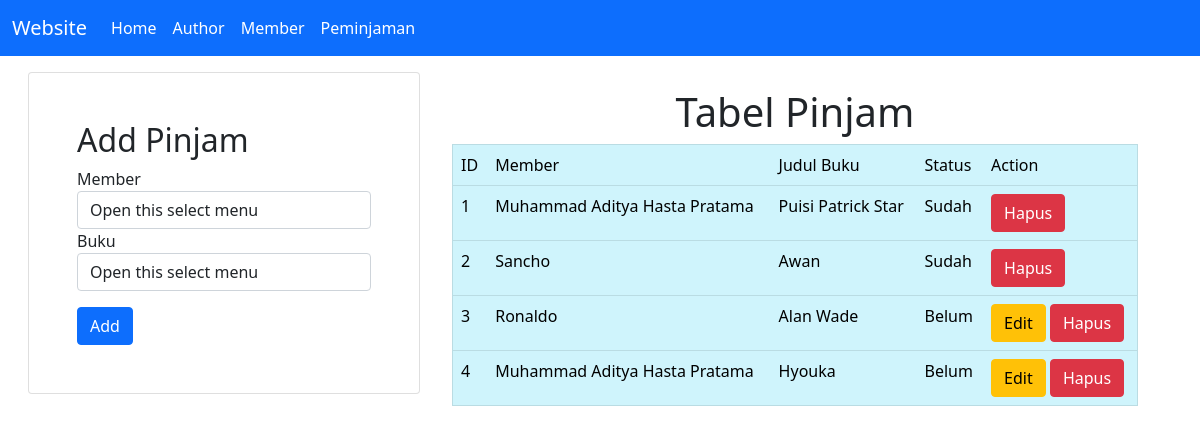
/pinjam.php, run on the app's committed database.
### tables this page shows
CREATE TABLE `pinjam`  (
  `id_pinjam` int NOT NULL AUTO_INCREMENT,
  `member_pinjam` varchar(50) NOT NULL,
  `buku_pinjam` int NOT NULL,
  `status_kembali` varchar(255) NOT NULL,
  PRIMARY KEY (`id_pinjam`) USING BTREE,
  INDEX `judul_buku`(`buku_pinjam` ASC) USING BTREE,
  INDEX `nama_member`(`member_pinjam` ASC) USING BTREE,
  CONSTRAINT `judul_buku` FOREIGN KEY (`buku_pinjam`) REFERENCES `buku` (`id_buku`) ON DELETE RESTRICT ON UPDATE RESTRICT,
  CONSTRAINT `nama_member` FOREIGN KEY (`member_pinjam`) REFERENCES `member` (`nim`) ON DELETE RESTRICT ON UPDATE RESTRICT
);

CREATE TABLE `member`  (
  `nim` varchar(50) NOT NULL,
  `nama` varchar(100) NOT NULL,
  `jurusan` varchar(100) NOT NULL,
  PRIMARY KEY (`nim`) USING BTREE
);

CREATE TABLE `buku`  (
  `id_buku` int NOT NULL AUTO_INCREMENT,
  `judul_buku` varchar(100) NOT NULL,
  `penerbit` varchar(100) NOT NULL,
  `deskripsi` text NOT NULL,
  `status` varchar(50) NOT NULL,
  `id_author` int NOT NULL,
  PRIMARY KEY (`id_buku`) USING BTREE,
  INDEX `id_author`(`id_author` ASC) USING BTREE,
  CONSTRAINT `buku_ibfk_1` FOREIGN KEY (`id_author`) REFERENCES `author` (`id_author`) ON DELETE CASCADE ON UPDATE CASCADE
);

### includes/DB.class.php (called while the page is built, shortened)
<?php
class DB
{
    var $db_host = "";
    var $db_user = "";
    var $db_pass = "";
    var $db_name = "";
    var $db_link = "";
    var $result = 0;
    function DB($db_host = '', $db_user = '', $db_pass = '', $db_name = '')
    {
        $this->db_host = $db_host;
        $this->db_user = $db_user;
        $this->db_pass = $db_pass;
        $this->db_name = $db_name;
    }
    function open()
    {
        $this->db_link = mysqli_connect($this->db_host, $this->db_user, $this->db_pass, $this->db_name);
    }
    function execute($query = "")
    {
        $this->result = mysqli_query($this->db_link, $query);
        return $this->result;
    }
    function getResult()
    {
        return mysqli_fetch_array($this->result);
    }
}

### includes/Pinjam.class.php (called while the page is built, shortened)
<?php
class Pinjam extends DB
{
    function getPinjam()
    {
        $query = "SELECT * FROM pinjam";
        return $this->execute($query);
    }
}

### includes/Member.class.php (called while the page is built, shortened)
<?php
class Member extends DB
{
    function getDetail($id)
    {
        $query = "SELECT * FROM member WHERE nim = '$id'";
        return $this->execute($query);
    }
}

### conf.php (called while the page is built)
<?php
$db_host = "localhost";
$db_user = "root";
$db_pass = "";
$db_name = "db_perpus";

### includes/Buku.class.php (called while the page is built, shortened)
<?php
class Buku extends DB
{
    function getDetail($id)
    {
        $query = "SELECT * FROM buku WHERE id_buku = '$id'";
        return $this->execute($query);
    }
}

### pinjam.php (the view, shortened to what this page needs)
<?php
include("conf.php");
include("includes/DB.class.php");
include("includes/Buku.class.php");
include("includes/Pinjam.class.php");
include("includes/Member.class.php");
$buku = new Buku($db_host, $db_user, $db_pass, $db_name);
$member = new Member($db_host, $db_user, $db_pass, $db_name);
$pinjam = new Pinjam($db_host, $db_user, $db_pass, $db_name);
$buku->open();
$member->open();
$pinjam->open();
$buku->getBuku();
$member->getMember();
$pinjam->getPinjam();
$data = null;
$dataBuku = null;
$no = 1;
while (list($id_buku, $judul_buku, $penerbit, $deskripsi, $status, $id_author) = $buku->getResult()) {
    $dataBuku .= "<option value='" . $id_buku . "'";
    $dataBuku .= ">" . $judul_buku . "</option>";
}
while (list($id, $member_p, $buku_p, $status) = $pinjam->getResult()) {
    $buku->getDetail($buku_p);
    $member->getDetail($member_p);
    $judul_buku = $buku->getResult();
    $nama_member = $member->getResult();
    if ($status == "Sudah") {
        $data .= "<tr>
            <td>" . $no++ . "</td>
            <td>" . $nama_member['nama'] . "</td>
            <td>" . $judul_buku['judul_buku'] . "</td>
            <td>" . $status . "</td>
            <td>
            <a href='pinjam.php?id_hapus=" . $id . "' class='btn btn-danger' '>Hapus</a>
            </td>
            </tr>";
    } else {
        $data .= "<tr>
            <td>" . $no++ . "</td>
            <td>" . $nama_member['nama'] . "</td>
            <td>" . $judul_buku['judul_buku'] . "</td>
            <td>" . $status . "</td>
            <td>
            <a href='pinjam.php?id_edit=" . $id .  "' class='btn btn-warning' '>Edit</a>
            <a href='pinjam.php?id_hapus=" . $id . "' class='btn btn-danger' '>Hapus</a>
            </td>
            </tr>";
    }
}

### data on the page
pinjam: member_pinjam.nama "Muhammad Aditya Hasta Pratama", buku_pinjam.judul_buku "Puisi Patrick Star", status_kembali "Sudah"
pinjam: member_pinjam.nama "Sancho", buku_pinjam.judul_buku "Awan", status_kembali "Sudah"
pinjam: member_pinjam.nama "Ronaldo", buku_pinjam.judul_buku "Alan Wade", status_kembali "Belum"
pinjam: member_pinjam.nama "Muhammad Aditya Hasta Pratama", buku_pinjam.judul_buku "Hyouka", status_kembali "Belum"
